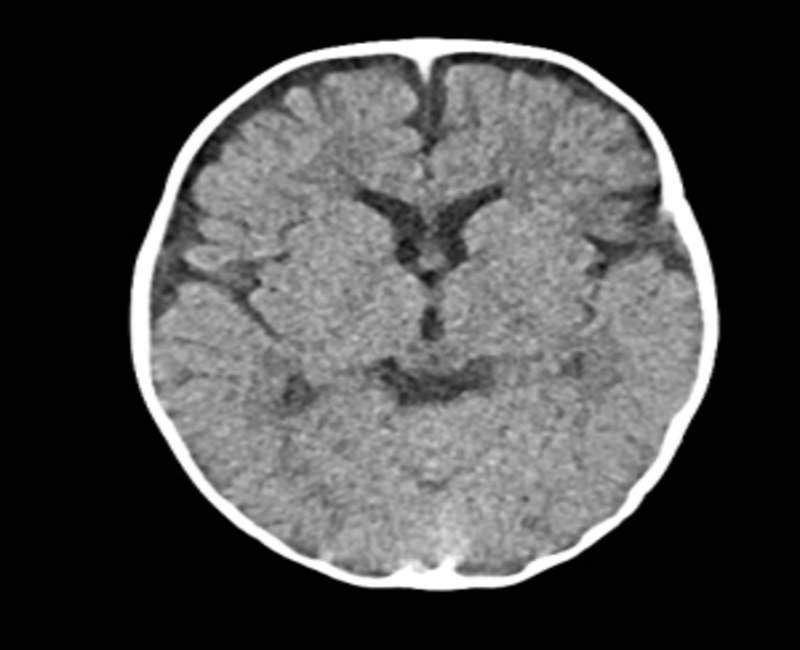
#> input picture image/brain1.jpg, 800 x 650 px
$ python -i cv_preprocess_lib.py   (imports and definitions only)   (older library calls are emulated)
#> lines starting #> are read from the running program, lines starting #| are printed output that depends on the picture; after the words box and inside, x2 and y2 are one past the last pixel; in counts of white or black regions, pixels touching at a corner belong together
####################################################################################################################
###                      *************** Computer Vision / Bioinformatics **************
###                      *** Automatic image normalization and dataset amplification ***
###
### Student: Tiago Filipe dos Santos     Number: 202008971
###
####################################################################################################################

#    All code contained in this script can be used under the term of GNU
#    Affero General Public License.
#
#    Final project for Computer Vision
#
#    Copyright (C) 2021  Tiago F. Santos
#
#    This program is free software: you can redistribute it and/or modify
#    it under the terms of the GNU Affero General Public License as
#    published by the Free Software Foundation, either version 3 of the
#    License, or (at your option) any later version.
#
#    This program is distributed in the hope that it will be useful,
#    but WITHOUT ANY WARRANTY; without even the implied warranty of
#    MERCHANTABILITY or FITNESS FOR A PARTICULAR PURPOSE.  See the
#    GNU Affero General Public License for more details.
#
#    You should have received a copy of the GNU Affero General Public License
#    along with this program.  If not, see <https://www.gnu.org/licenses/>.

#####################################################################################################################

# import libraries
import cv2 as cv
import numpy as np
import pandas as pd

from scipy.spatial import distance
from scipy import fftpack as fft
import matplotlib.pyplot as plt
import seaborn as sns

import sklearn as sk
from sklearn.decomposition import PCA

debug = False

def open_img(img):
    """ opens image """
    return cv.imread(img, )

# [100 lines left out: functions show_img, resize_img, rotate, calculate_angle, not called in this run]

def img_center(img):
    """ returns the image centroid """
    return (img.shape[0] // 2, img.shape[1] // 2)

# [25 lines left out: function remove_background, not called in this run]

def assure_gray_img(img):
    """ returns a grayscale image, converting it, if need be """
    img_gray = img if len(img.shape) == 2 else cv.cvtColor(img, cv.COLOR_BGR2GRAY)

    return img_gray

def contrast_stretching(img, debug = True):
    """ does contrast stretching on a grayscale image """

    # assure the image is in grayscale
    img_gray = assure_gray_img(img)

    # initialize image
    img_out = np.zeros((img.shape[0], img.shape[1]), dtype='uint8')

    # calculate extremes
    min, max = np.min(img_gray), np.max(img_gray)
    delta = max - min

    for i in range(0,img.shape[0]):
        for j in range(0,img.shape[1]):
             img_out[i][j] = np.int(((img_gray[i][j] - min) / delta)*255)

    if debug : show_img(img_out, "Contrast Streching")

    return img_out

# [15 lines left out: function otsu_thresholding, not called in this run]

def binarize_image(img, threshold = None, debug = True):
    """ binarizes an image, i.e., conversion to black and white """
    # NOTE: Otsu's thresholding already provides a binarized image, but for the sake of this exercize...

    # assure the image is in grayscale
    img_gray = assure_gray_img(img)

    # set threshold using Otsu's tresholding
    if threshold is None:
        threshold = otsu_thresholding(img_gray, debug = debug) if threshold is None else threshold
    # NOTE: regular numerical thresholding works better for skull definition (e.g., threshold = 200)

    # initialize BW output
    img_bw = np.zeros((img.shape[0], img.shape[1]), dtype='uint8')

    # for each value above 0, convert to one
    for i in range(0,img.shape[0]):
        for j in range(0,img.shape[1]):
            if img_gray[i][j] > threshold:
                img_bw[i][j] = 255

    if debug:
        # test remove_background.
        # Note: background should be a image taken by the sensor when no object is on sight
        # img2 = remove_background(img_gray, img_bw, debug = debug)

        show_img(img_bw, 'Binarized image')

    return img_bw

def denoise_img(img, radius = 13, debug = True):
    """ denoises an image through median passthrough """
    # cv.imshow('')
    img_out = cv.medianBlur(img, ksize=radius)

    if debug:
        show_img(img_out, 'Denoised image')

    return img_out

def find_boundaries(img, threshold = 125, debug = True):
    """ finds image boundaries horizontal and vertical boundaries """
    min_x, max_x, min_y, max_y = img.shape[1], 0, img.shape[0], 0

    for i in range(0,img.shape[0]):
        for j in range(0,img.shape[1]):
            if img[i][j] > threshold:
                if j < min_x: min_x = j
                if j > max_x: max_x = j
                if i < min_y: min_y = i
                if i > max_y: max_y = i

    boundaries = (min_x, max_x, min_y, max_y)

    if debug : print(boundaries)

    return boundaries

def find_center(img):
    """ find image centroid """
    return img.shape[1] // 2, img.shape[0] // 2

def find_centering_vector(img, boundaries, debug = True):
    """ finds the offset of a segment in relation to the
    center of an image, and returns the centering vector """

    # pass boundaries and vector to a more manageable format
    # print("Boundaries:", boundaries)
    min_x, max_x, min_y, max_y = boundaries

    img_cx, img_cy = find_center(img)
    seg_cx, seg_cy = min_x + (max_x - min_x) // 2, min_y + (max_y - min_y) // 2

    vector = (img_cx - seg_cx, img_cy - seg_cy)

    if debug : print("Vector:", vector)

    return vector

# [50 lines left out: function get_segment_poss, not called in this run]

def has_color(img):
    """" check if the image has color or is grayscale """
    color = True if len(img.shape) > 2 else  False

    return color


def move_segment(img, boundaries = None, vector = None, output_shape = None, debug = True):
    """ move one segment of the image to another segment

    Usage:
    move_segment(img, boundaries, vector)

    Where:
    img        - a bidemensional numpy matrix
    boundaries - a list or tuple with the format min_x, max_x, min_y, max_y
    vector     - a list or tuple with the format x, y
    """

    # pass boundaries and vector to a more manageable format
    if boundaries is None:
        min_x, max_x, min_y, max_y = 0, img.shape[1], 0, img.shape[0]
    else:
        min_x, max_x, min_y, max_y = boundaries
        channels = 0
    vector_x, vector_y = vector

    # translate image
    if has_color(img):
        # assure the canvas shape is bigger even when the original when vectors are negative
        canvas = np.zeros((img.shape[0]+np.abs(vector_y),
                           img.shape[1]+np.abs(vector_x),
                           img.shape[2]), dtype='uint8')
        # color with border color
        canvas[:] = (img[0][0][0], img[0][0][1], img[0][0][2])

        for x in range(min_x, max_x):
            for y in range(min_y, max_y):
                for c in range(img.shape[2]):
                    canvas[y + vector_y][x + vector_x][c] = img[y][x][c]

    else:
        canvas = np.zeros((img.shape[0]+np.abs(vector_y),
                           img.shape[1]+np.abs(vector_x)),
                           dtype='uint8')
        # color with border color
        canvas[:] = (img[0][0])

        for x in range(min_x, max_x):
            for y in range(min_y, max_y):
                canvas[y + vector_y][x + vector_x] = img[y][x]

    # crop image to original shape
    img_out = canvas[:img.shape[0], :img.shape[1]]

    # debug
    if debug : show_img(img_out, "Moved segment")

    return img_out

def center_img(img, debug = True):
    """ centers an object in a grayscale image """
    boundaries = find_boundaries(img, debug = False)
    c_vector = find_centering_vector(img, boundaries, debug = False)
    # NOTE previous steps could have been done with x,y, radius = cv.minEnclosingCircle()

    c_img = move_segment(img, boundaries, c_vector, debug = debug)

    return c_img, c_vector

def preprocess_img(img, threshold = 20, debug = True):
    """
    preprocessing pipeline, including contrast stretching, binarizarion,
    denoising, and find image centroid
    """
    # pre-process
    # contrast stretching
    img_stretch = contrast_stretching(img, debug = debug)

    # segment image by binarization
    img_bw = binarize_image(img_stretch, threshold = threshold, debug = debug)

    # denoise image
    img_denoised = denoise_img(img_bw, debug = debug)

    # find image center
    centered_img, c_vector = center_img(img_denoised, debug = debug)

    return centered_img

def find_best_contour(img, preprocessed = False, debug = True, app = False):
    """ returns the external countour of an object within a picture """
    # preprocess image
    if not preprocessed :
        centered_img = preprocess_img(img, debug = False)
    else:
        centered_img = img

    all_contours = cv.findContours(assure_gray_img(centered_img), cv.RETR_TREE, cv.CHAIN_APPROX_SIMPLE)

    contour_img = cv.drawContours(cv.cvtColor(centered_img ,cv.COLOR_GRAY2RGB), all_contours[0][0], -1, (0,255,0), 3)

    # debug
    if debug :
        if not app:
            show_img(centered_img, 'find_best_contour')
        # print(all_contours)
        clist = []
        for i in range(len(all_contours[0])):
            clist.append(len(all_contours[0][i]))
        print(clist, np.argmax(clist), np.max(clist))

        # if debug or not app:
        show_img(contour_img, "Contour drawn")

    if app : return contour_img

    return all_contours[0][0]

# [177 lines left out: functions fill_obj, needs_rotation, calculate_gradients, orientate, find_img_quadrants, find_orientation and 2 more, not called in this run]


def find_n_axis(img, contour = None, center = None, debug = False):
    """ returns the number of axis of simmetry of the image """
    # NOTE check also http://www.cse.psu.edu/~yul11/CourseFall2006_files/loy_eccv2006.pdf
    #      code in https://github.com/dramenti/symmetry

    # initialize
    if contour is None :
        contour = find_best_contour(img, debug = False)
        if debug :
            print("No contour passed")
            print(contour)
    else:
        if debug :
            print("Contour passed\n", contour)
        else:
            pass

    # create image
    # centered_img = preprocess_img(img, debug = False)
    # contour_img = cv.drawContours(cv.cvtColor(centered_img ,cv.COLOR_GRAY2RGB), contour, -1, (0,255,0), 3)
    contour_img = cv.drawContours(cv.cvtColor(img, cv.COLOR_GRAY2BGR), contour, -1, (0,255,0), 3)

    # set center
    if center :
        print(center)
        cx, cy = center
    else:
        cx, cy = center = find_center(img)

    # calculate list with distances to each external countour point
    dist_list = []
    angle_list = []
    for edge in contour:
        # print(center, edge)
        dist_list.append(distance.euclidean(center, *edge))
        angle_list.append(calculate_angle(center, *edge))
        lists_merged = zip(center, edge)
        # print(lists_merged)
    sort_angles = sorted(zip(angle_list, dist_list), key=lambda x: x[0])

    # sort list by angle
    dist_list = []
    angle_list = []
    for angle, dist in sort_angles:
        dist_list.append(dist)
        angle_list.append(angle)
        lists_merged = zip(center, edge)

    # calculate mean angle step
    angle_1 = angle_list[1:]
    angle_2 = angle_list[:-1]
    angle_diffs = [angle_1 - angle_2 for angle_1, angle_2 in zip(angle_1, angle_2)]
    mean_angle = np.mean(angle_diffs)

    # Fourier transform the distance versus angle function to get the period of the contour
    # based on https://scipy-lectures.org/intro/scipy/auto_examples/solutions/plot_periodicity_finder.html

    # calculate Fourier transform and FT frequencies
    ft = fft.fft(dist_list, axis = 0)
    ft_freqs = fft.fftfreq(n = len(dist_list), d = mean_angle)

    # fix for div by 0 in ft_periods
    ft_freqs_2 = np.where(0, 1e-20, ft_freqs)

    # calculate function period
    ft_periods = 1 / ft_freqs_2

    # crop negative angles and first value since it has border condition bias in their calculations
    # print(ft_periods)
    ft_cropped = ft[1:len(ft)//2]
    ft_periods_cropped = ft_periods[1:len(ft)//2]

    # get the angular period
    prob_period = ft_periods_cropped[np.argmax(np.abs(ft_cropped))]
    print("Angular Period", prob_period)

    # get number of simmetry angles
    n_axis = np.int(360/prob_period)
    n_axis = n_axis // 2 if n_axis % 2 == 0 else n_axis

    print("Probable number of axis:", n_axis)

    if debug:
        print("Mean angle step:", mean_angle)
        # [8 lines of commented-out code are left out]
        sns.set_theme()
        plt.rcParams["figure.figsize"] = (12, 6.75)
        plt.rcParams["axes.titlesize"] = "large"
        plt.rcParams["axes.labelsize"] = "medium"
        plt.rcParams['font.family'] = 'serif'
        plt.rcParams['font.sans-serif'] = ['Times New Roman']

        # get most relevant period for FFT frequencies list
        fig = plt.figure()
        fig.set_tight_layout(tight=True)

        # set subplots
        ax1 = fig.add_subplot(211)
        ax2 = fig.add_subplot(212)

        # countour distance plot
        s_contour = np.vstack((x.reshape(-1,2) for x in contour)) # https://stackoverflow.com/questions/52206407/simplify-getting-coordinates-from-cv2-findcontours
        # print(s_contour)
        ax1.plot(angle_list, dist_list, marker='o')
        ax1.set(xlabel = 'Point in Countour List', ylabel = 'Euclidean Distance',
                title = 'Countour Distance to Center Function')

        # get most relevant period for FFT frequencies list
        ax2.plot(ft_periods, abs(ft), marker='o')
        ax2.set(xlim = (0, 360),
                xlabel = 'Period (degrees)', ylabel = 'Power',
                title = 'Relative Importance of Each Fourier Period')
        plt.show()

    cv.putText(contour_img, "  Image has a period of aprox. "+str(np.round(prob_period))+", which suggests "+ str(n_axis)+" axis.", (50, 50), cv.FONT_HERSHEY_PLAIN, 1, (255,118,106))
    cv.imshow("Periodicity Analysis", contour_img.copy())

    return n_axis, contour_img

>>> import cv2
>>> picture = cv2.imread('image/brain1.jpg')
#> picture is the input picture: shape (650, 800, 3); min 0, max 255, mean 72.9
>>> result = find_n_axis(picture)
#> in contrast_stretching, `min, max = np.min(img_gray), np.max(img_gray)`: min = 0; max = 255
#> after the loop in binarize_image, `for i in range(0,img.shape[0]):`:
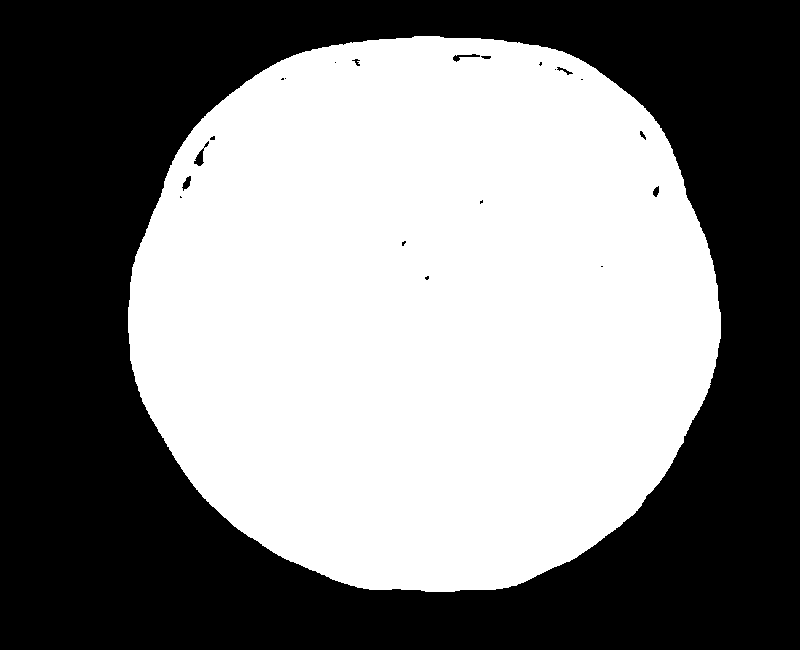
#> img_bw: shape (650, 800); 50.4% white; 21 black regions (12 under 20 px), largest, box (x1, y1, x2, y2) and area: (0, 0, 800, 650) 257404, (194, 141, 209, 166) 115, (453, 54, 480, 62) 80
#> in denoise_img, `img_out = cv.medianBlur(img, ksize=radius)`:
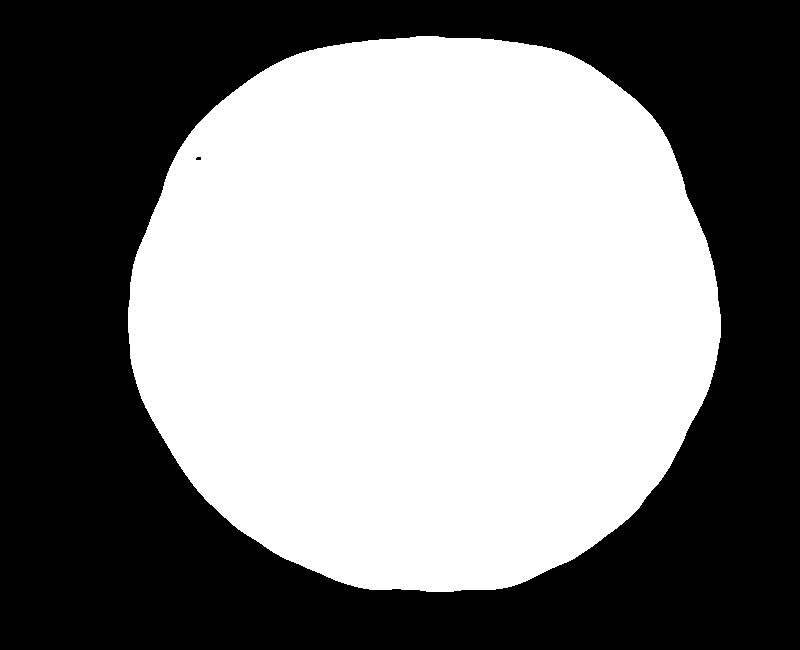
#> img_out: shape (650, 800); 50.5% white; 2 black regions (1 under 20 px), largest, box (x1, y1, x2, y2) and area: (0, 0, 800, 650) 257461
#> in center_img, `boundaries = find_boundaries(img, debug = False)`: boundaries = (128, 720, 36, 591)
#> in find_centering_vector, `min_x, max_x, min_y, max_y = boundaries`: min_x = 128; max_x = 720; min_y = 36; max_y = 591
#> in find_centering_vector, `img_cx, img_cy = find_center(img)`: img_cx = 400; img_cy = 325
#> in find_centering_vector, `seg_cx, seg_cy = min_x + (max_x - min_x) // 2, min_y + (max_y - min_y)..`: seg_cx = 424; seg_cy = 313
#> in find_centering_vector, `vector = (img_cx - seg_cx, img_cy - seg_cy)`: vector = (-24, 12)
#> in move_segment, `min_x, max_x, min_y, max_y = boundaries`: min_x = 128; max_x = 720; min_y = 36; max_y = 591
#> in move_segment, `vector_x, vector_y = vector`: vector_x = -24; vector_y = 12
#> after the loop in move_segment, `for x in range(min_x, max_x):`:
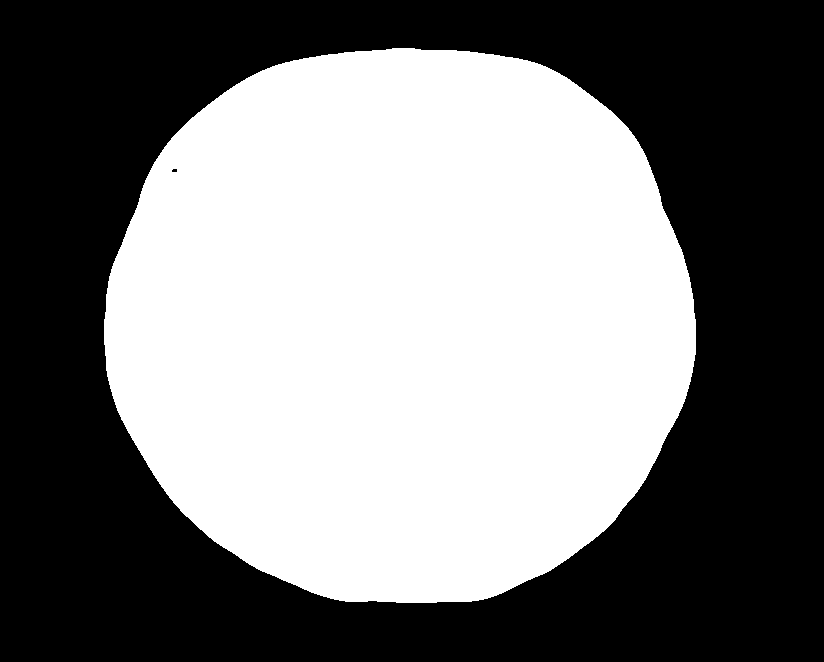
#> canvas: shape (662, 824); 48.1% white; 1 white region, box (x1, y1, x2, y2) and area: (104, 48, 696, 603) 262473
#> in move_segment, `img_out = canvas[:img.shape[0], :img.shape[1]]`:
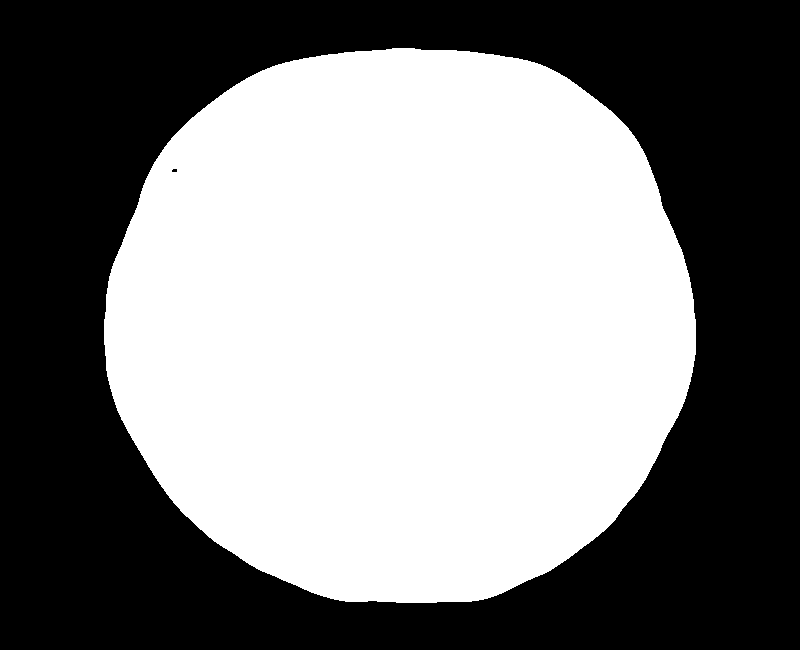
#> img_out: shape (650, 800); 50.5% white; 2 black regions (1 under 20 px)
#> in preprocess_img, `centered_img, c_vector = center_img(img_denoised, debug = debug)`: c_vector = (-24, 12)
#> in find_best_contour, `all_contours = cv.findContours(assure_gray_img(centered_img), cv.RETR_..`: all_contours = 2 contours; box (x1, y1, x2, y2) and area: (104, 48, 696, 603) 261658, (171, 168, 178, 173) 20
#> in find_n_axis, `contour = find_best_contour(img, debug = False)`: contour = contour of 820 points, box (x1, y1, x2, y2) (104, 48, 696, 603), area 261658
#> (the run stopped early here; a loop or call above may not have finished)

$ run again, on image/brain2.jpg
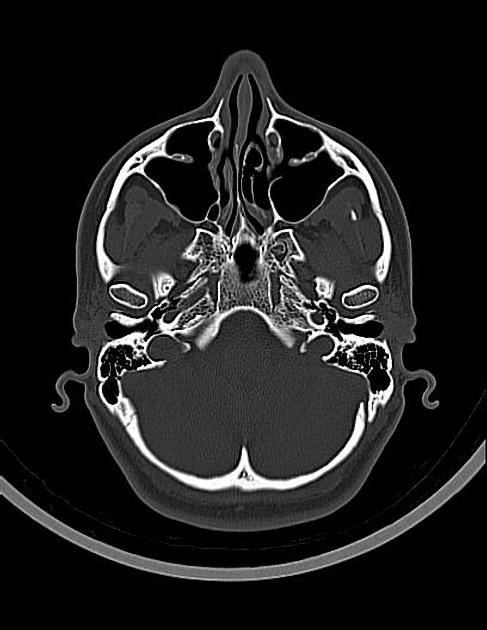
#> input picture image/brain2.jpg, 487 x 630 px
#> picture is the input picture: shape (630, 487, 3); min 0, max 255, mean 31.5
#> min = 0; max = 255
#> after the loop in binarize_image, `for i in range(0,img.shape[0]):`:
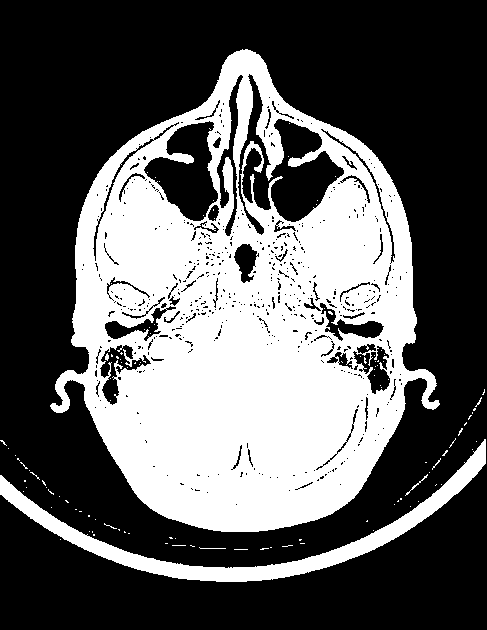
#> img_bw: shape (630, 487); 36.8% white; 114 white regions (109 under 20 px), largest, box (x1, y1, x2, y2) and area: (50, 49, 440, 532) 104478, (0, 439, 486, 582) 8058, (405, 474, 428, 496) 48, (199, 547, 226, 549) 27, (105, 353, 109, 361) 22
#> in center_img, `boundaries = find_boundaries(img, debug = False)`: boundaries = (0, 485, 50, 581)
#> in find_centering_vector, `min_x, max_x, min_y, max_y = boundaries`: min_x = 0; max_x = 485; min_y = 50; max_y = 581
#> img_cx = 243; img_cy = 315
#> seg_cx = 242; seg_cy = 315
#> vector = (1, 0)
#> in move_segment, `min_x, max_x, min_y, max_y = boundaries`: min_x = 0; max_x = 485; min_y = 50; max_y = 581
#> vector_x = 1; vector_y = 0
#> in move_segment, `img_out = canvas[:img.shape[0], :img.shape[1]]`:
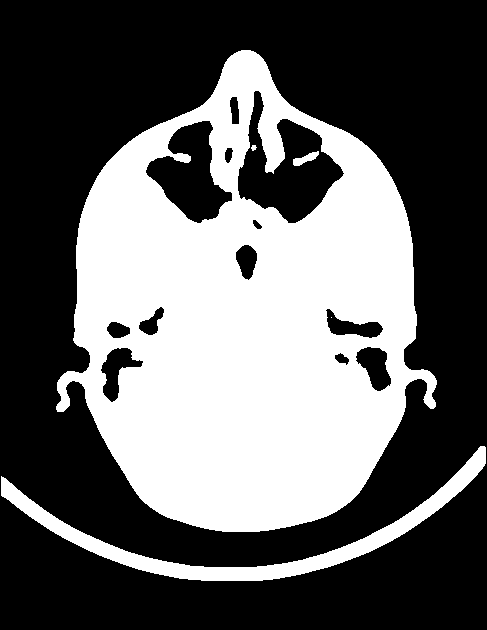
#> img_out: shape (630, 487); 38.3% white; 5 white regions (1 under 20 px)
#> in preprocess_img, `centered_img, c_vector = center_img(img_denoised, debug = debug)`: c_vector = (1, 0)
#> all_contours = 17 contours, 2 with area under 20; largest, box (x1, y1, x2, y2) and area: (56, 50, 437, 532) 124092, (1, 446, 486, 581) 7486, (237, 90, 345, 224) 6892, (145, 120, 233, 224) 4736, (100, 347, 144, 403) 1070
#> contour = contour of 494 points, box (x1, y1, x2, y2) (1, 446, 486, 581), area 7486
